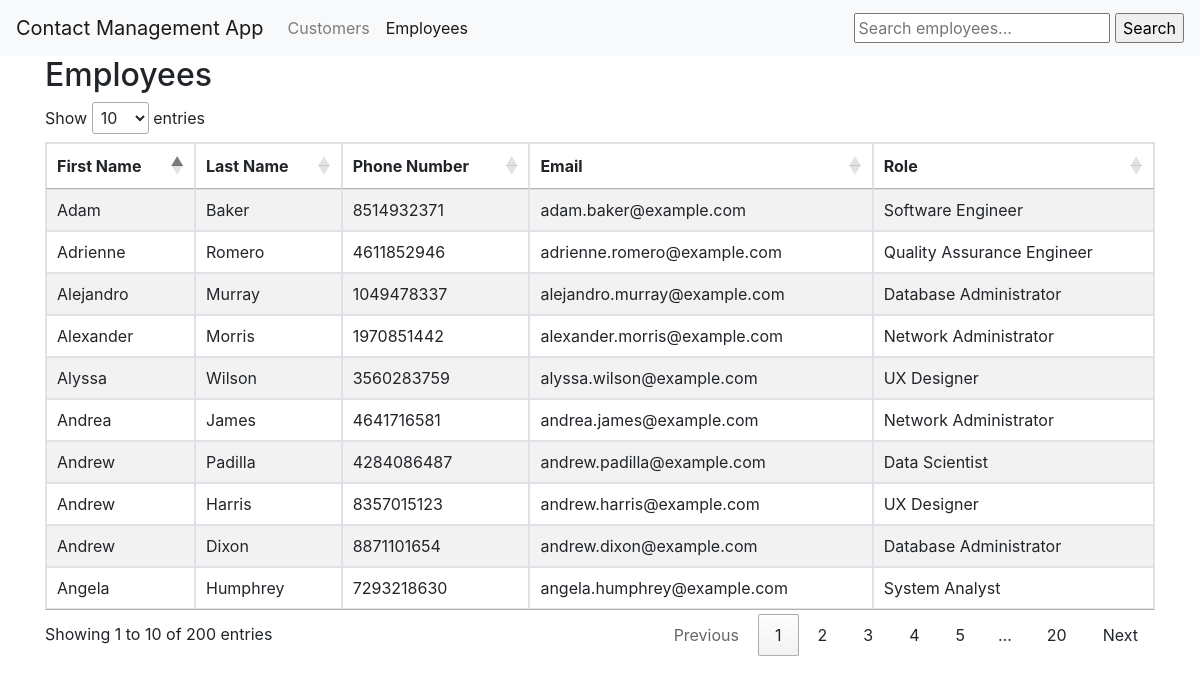
/employees/, run on the app's committed database.
### djangoapp/models.py (models this page shows)
class Employee(models.Model):
    first_name = models.CharField(max_length=255, validators=[MinLengthValidator(3), MaxLengthValidator(255)])
    last_name = models.CharField(max_length=255, validators=[MinLengthValidator(3), MaxLengthValidator(255)])
    phone_number = models.CharField(max_length=15, validators=[MinLengthValidator(10), MaxLengthValidator(15), RegexValidator(r'^\+?1?\d{9,15}$')])
    email = models.EmailField(max_length=255, validators=[MinLengthValidator(3), MaxLengthValidator(255), EmailValidator()])
    role = models.CharField(max_length=255, validators=[MinLengthValidator(3), MaxLengthValidator(255)])

### djangoapp/views.py (the view)
# urls.py: path('employees/', views.employees, name='employees'),
def employees(request):
    employees = Employee.objects.all()
    return render(request, 'employees.html', {'employees': employees})

### djangoapp/templates/employees.html (shortened to what this page needs)
<!DOCTYPE html>
<html>
<head>
    <link rel="stylesheet" href="https://stackpath.bootstrapcdn.com/bootstrap/4.5.0/css/bootstrap.min.css">
    <link rel="stylesheet" type="text/css" href="https://cdn.datatables.net/1.10.22/css/jquery.dataTables.min.css">
</head>
<body>
    <nav class="navbar navbar-expand-lg navbar-light bg-light">
        <a class="navbar-brand">Contact Management App</a>
        <div class="collapse navbar-collapse" id="navbarNav">
            <ul class="navbar-nav">
                <li class="nav-item">
                    <a class="nav-link" href="/customers">Customers</a>
                </li>
                <li class="nav-item active">
                    <a class="nav-link" href="/employees">Employees</a>
                </li>
            </ul>
        </div>
        <form method="GET" action="{% url 'djangoapp:search_employees' %}">
            <input type="text" name="q" placeholder="Search employees...">
            <input type="submit" value="Search">
        </form>
    </nav>
    <div class="container">
        <h2>Employees</h2>
        <table id="employeesTable" class="table table-striped table-bordered">
            <thead>
                <tr>
                    <th>First Name</th>
                    <th>Last Name</th>
                    <th>Phone Number</th>
                    <th>Email</th>
                    <th>Role</th>
                </tr>
            </thead>
            <tbody>
            {% for employee in employees %}
                <tr>
                    <td>{{ employee.first_name }}</td>
                    <td>{{ employee.last_name }}</td>
                    <td>{{ employee.phone_number }}</td>
                    <td>{{ employee.email }}</td>
                    <td>{{ employee.role }}</td>
                </tr>
            {% endfor %}
            </tbody>
        </table>
    </div>
</body>
</html>

### data on the page
Employee: first_name "Andrew", last_name "Padilla", phone_number "4284086487", email "andrew.padilla@example.com", role "Data Scientist"
Employee: first_name "Alejandro", last_name "Murray", phone_number "1049478337", email "alejandro.murray@example.com", role "Database Administrator"
Employee: first_name "Angela", last_name "Humphrey", phone_number "7293218630", email "angela.humphrey@example.com", role "System Analyst"
Employee: first_name "Alyssa", last_name "Wilson", phone_number "3560283759", email "alyssa.wilson@example.com", role "UX Designer"
Employee: first_name "Andrea", last_name "James", phone_number "4641716581", email "andrea.james@example.com", role "Network Administrator"
Employee: first_name "Andrew", last_name "Harris", phone_number "8357015123", email "andrew.harris@example.com", role "UX Designer"
Employee: first_name "Alexander", last_name "Morris", phone_number "1970851442", email "alexander.morris@example.com", role "Network Administrator"
Employee: first_name "Adrienne", last_name "Romero", phone_number "4611852946", email "adrienne.romero@example.com", role "Quality Assurance Engineer"
Employee: first_name "Andrew", last_name "Dixon", phone_number "8871101654", email "andrew.dixon@example.com", role "Database Administrator"
Employee: first_name "Adam", last_name "Baker", phone_number "8514932371", email "adam.baker@example.com", role "Software Engineer"
